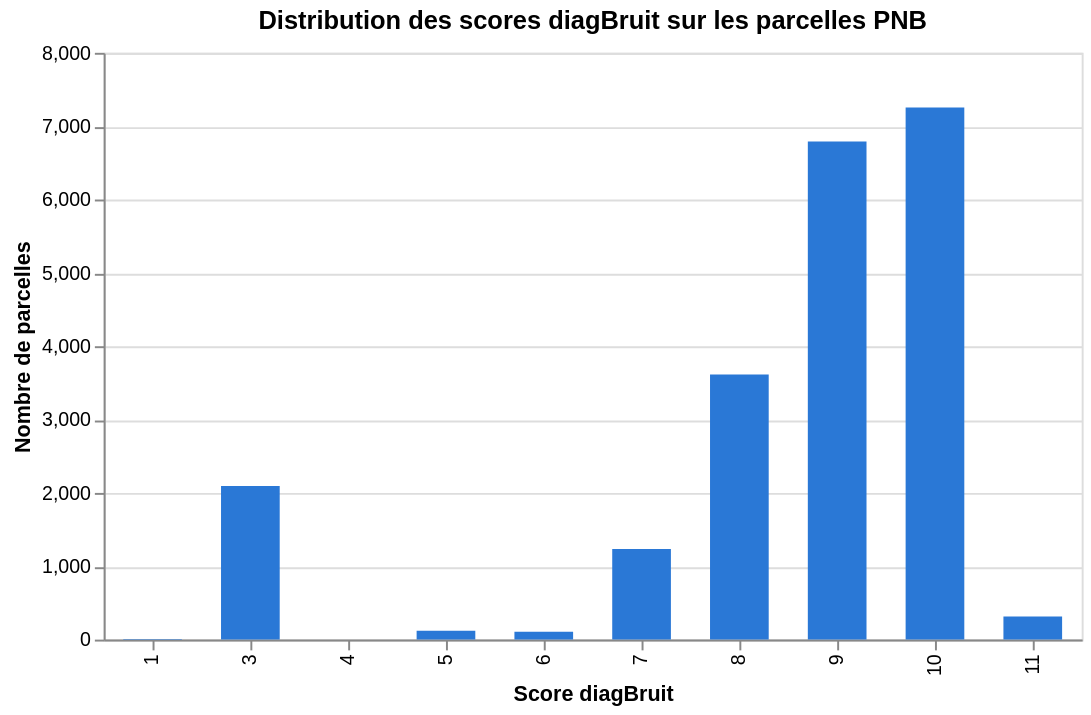

The notebook cell saved with this chart:
### Markdown cell above
## Distribution des scores

### Code cell
dist = distribution_scores(son)
chart_histogramme = alt.Chart(dist).mark_bar(color=COULEUR_SCORE_ELEVE, size=30).encode(
    x=alt.X("score:O", title="Score diagBruit"),
    y=alt.Y("nb_parcelles:Q", title="Nombre de parcelles"),
    tooltip=["score:O", "nb_parcelles:Q"],
).properties(
    title="Distribution des scores diagBruit sur les parcelles PNB",
    width=500)
chart_histogramme

### Figure 1 — Vega-Lite specification as saved in the notebook (floating-point values rounded to 4 significant figures)
{"config": {"view": {"continuousWidth": 300, "continuousHeight": 300}}, "data": {"name": "data-c6ad5eeed759165278e633bcea01e38b"}, "mark": {"type": "bar", "color": "#2a78d6", "size": 30}, "encoding": {"tooltip": [{"field": "score", "type": "ordinal"}, {"field": "nb_parcelles", "type": "quantitative"}], "x": {"field": "score", "title": "Score diagBruit", "type": "ordinal"}, "y": {"field": "nb_parcelles", "title": "Nombre de parcelles", "type": "quantitative"}}, "title": "Distribution des scores diagBruit sur les parcelles PNB", "width": 500, "$schema": "https://vega.github.io/schema/vega-lite/v6.4.1.json", "datasets": {"data-c6ad5eeed759165278e633bcea01e38b": [{"score": 1, "nb_parcelles": 8}, {"score": 3, "nb_parcelles": 2095}, {"score": 4, "nb_parcelles": 2}, {"score": 5, "nb_parcelles": 122}, {"score": 6, "nb_parcelles": 108}, {"score": 7, "nb_parcelles": 1236}, {"score": 8, "nb_parcelles": 3613}, {"score": 9, "nb_parcelles": 6792}, {"score": 10, "nb_parcelles": 7255}, {"score": 11, "nb_parcelles": 316}]}}
